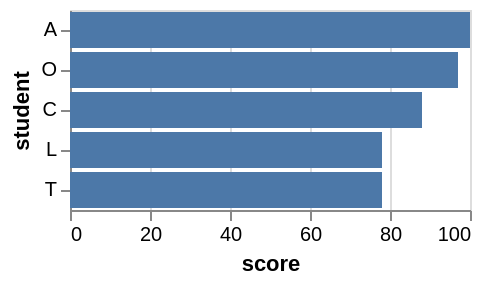

Express this chart as Vega-Lite.
### Vega specification from a JSON file in a GitHub repository (floating-point values rounded to 4 significant figures)
{"$schema": "https://vega.github.io/schema/vega/v5.json", "description": "A bar graph showing the scores of the top 5 students. This shows an example of the window transform, for how the top K (5) can be filtered, and also how a rank can be computed for each student.", "background": "white", "padding": 5, "width": 200, "style": "cell", "data": [{"name": "source_0", "values": [{"student": "A", "score": 100}, {"student": "B", "score": 56}, {"student": "C", "score": 88}, {"student": "D", "score": 65}, {"student": "E", "score": 45}, {"student": "F", "score": 23}, {"student": "G", "score": 66}, {"student": "H", "score": 67}, {"student": "I", "score": 13}, {"student": "J", "score": 12}, {"student": "K", "score": 50}, {"student": "L", "score": 78}, {"student": "M", "score": 66}, {"student": "N", "score": 30}, {"student": "O", "score": 97}, {"student": "P", "score": 75}, {"student": "Q", "score": 24}, {"student": "R", "score": 42}, {"student": "S", "score": 76}, {"student": "T", "score": 78}, {"student": "U", "score": 21}, {"student": "V", "score": 46}]}, {"name": "data_0", "source": "source_0", "transform": [{"type": "window", "params": [null], "as": ["rank"], "ops": ["rank"], "fields": [null], "sort": {"field": ["score"], "order": ["descending"]}}, {"type": "filter", "expr": "datum.rank <= 5"}]}, {"name": "data_1", "source": "data_0", "transform": [{"type": "filter", "expr": "isValid(datum[\"score\"]) && isFinite(+datum[\"score\"])"}]}], "signals": [{"name": "y_step", "value": 20}, {"name": "height", "update": "bandspace(domain('y').length, 0.1, 0.05) * y_step"}], "marks": [{"name": "marks", "type": "rect", "style": ["bar"], "from": {"data": "data_1"}, "encode": {"update": {"fill": {"value": "#4c78a8"}, "ariaRoleDescription": {"value": "bar"}, "description": {"signal": "\"score: \" + (format(datum[\"score\"], \"\")) + \"; student: \" + (isValid(datum[\"student\"]) ? datum[\"student\"] : \"\"+datum[\"student\"])"}, "x": {"scale": "x", "field": "score"}, "x2": {"scale": "x", "value": 0}, "y": {"scale": "y", "field": "student"}, "height": {"scale": "y", "band": 1}}}}], "scales": [{"name": "x", "type": "linear", "domain": {"data": "data_1", "field": "score"}, "range": [0, {"signal": "width"}], "nice": true, "zero": true}, {"name": "y", "type": "band", "domain": {"data": "data_0", "field": "student", "sort": {"op": "average", "field": "score", "order": "descending"}}, "range": {"step": {"signal": "y_step"}}, "paddingInner": 0.1, "paddingOuter": 0.05}], "axes": [{"scale": "x", "orient": "bottom", "gridScale": "y", "grid": true, "tickCount": {"signal": "ceil(width/40)"}, "domain": false, "labels": false, "aria": false, "maxExtent": 0, "minExtent": 0, "ticks": false, "zindex": 0}, {"scale": "x", "orient": "bottom", "grid": false, "title": "score", "labelFlush": true, "labelOverlap": true, "tickCount": {"signal": "ceil(width/40)"}, "zindex": 0}, {"scale": "y", "orient": "left", "grid": false, "title": "student", "zindex": 0}], "config": {"projection": {"type": "equalEarth"}}}
